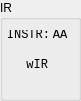
   <widget class="QGroupBox" name="gIR">
    <property name="geometry">
     <rect>
      <x>400</x>
      <y>0</y>
      <width>81</width>
      <height>101</height>
     </rect>
    </property>
    <property name="styleSheet">
     <string notr="true"/>
    </property>
    <property name="title">
     <string>IR</string>
    </property>
    <widget class="QLabel" name="IR_INSTR">
     <property name="geometry">
      <rect>
       <x>50</x>
       <y>30</y>
       <width>20</width>
       <height>10</height>
      </rect>
     </property>
     <property name="font">
      <font>
       <family>Monospace</family>
       <pointsize>9</pointsize>
      </font>
     </property>
     <property name="text">
      <string>AA</string>
     </property>
     <property name="alignment">
      <set>Qt::AlignCenter</set>
     </property>
    </widget>
    <widget class="QLabel" name="label_18">
     <property name="geometry">
      <rect>
       <x>0</x>
       <y>30</y>
       <width>50</width>
       <height>10</height>
      </rect>
     </property>
     <property name="font">
      <font>
       <family>Monospace</family>
       <pointsize>9</pointsize>
      </font>
     </property>
     <property name="text">
      <string>INSTR:</string>
     </property>
     <property name="alignment">
      <set>Qt::AlignRight|Qt::AlignTrailing|Qt::AlignVCenter</set>
     </property>
    </widget>
    <widget class="QLabel" name="label_20">
     <property name="geometry">
      <rect>
       <x>-3</x>
       <y>55</y>
       <width>51</width>
       <height>20</height>
      </rect>
     </property>
     <property name="font">
      <font>
       <family>Monospace</family>
       <pointsize>9</pointsize>
      </font>
     </property>
     <property name="text">
      <string>wIR</string>
     </property>
     <property name="alignment">
      <set>Qt::AlignRight|Qt::AlignTrailing|Qt::AlignVCenter</set>
     </property>
    </widget>
    <widget class="MLed" name="led_IR_wIR">
     <property name="geometry">
      <rect>
       <x>54</x>
       <y>60</y>
       <width>10</width>
       <height>10</height>
      </rect>
     </property>
     <property name="text">
      <string/>
     </property>
     <property name="pixmap">
      <pixmap resource="assets.qrc">:/assets/leds/assets/leds/green_off.svg</pixmap>
     </property>
     <property name="scaledContents">
      <bool>true</bool>
     </property>
    </widget>
   </widget>
